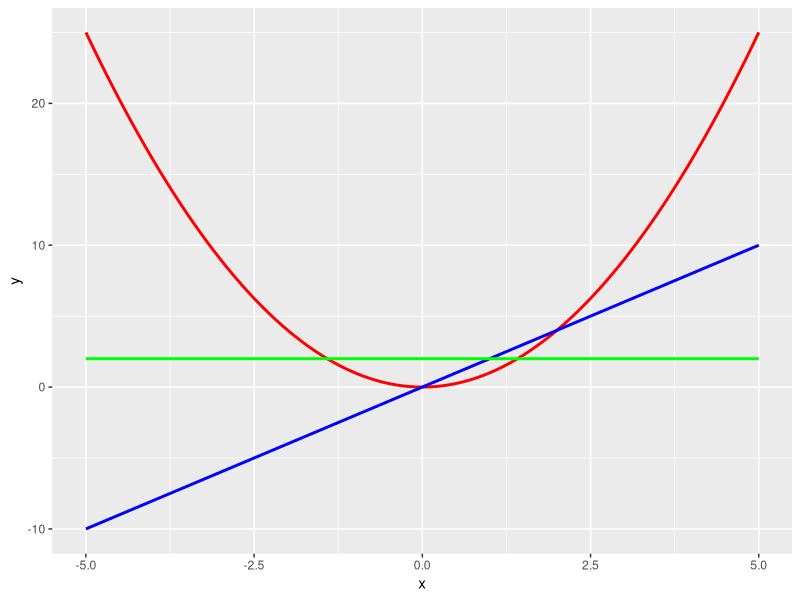

Recreate this plot in R.
## ---- chunk 1
library(ggplot2)
sec_der <- ggplot (data.frame(x = c(-5, 5)), aes(x = x)) +
  stat_function(fun = function(x){x^2}, color="red", lwd = 1) +
  stat_function(fun = function(x){2*x}, color="blue", lwd = 1)  +
  stat_function(fun = function(x){2}, color="green", lwd = 1) 
sec_der
